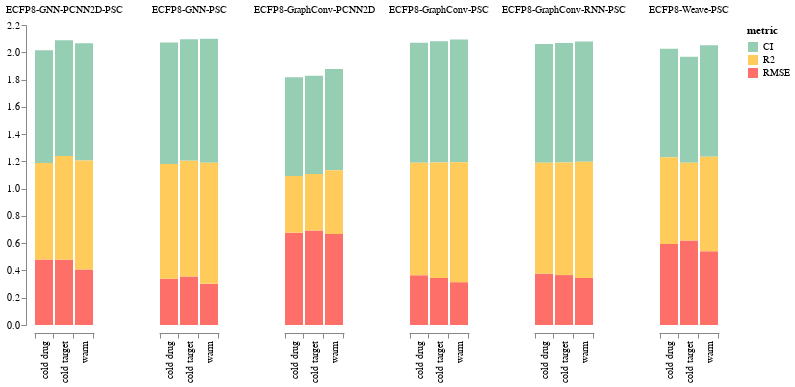

Write notebook code for a chart like this one.
### Code cell
chart = alt.Chart(df).mark_bar().encode(
    x=alt.X('split:N', title=None, axis=alt.Axis(offset=8.0, orient='bottom')),
    y=alt.Y('value:Q', axis=alt.Axis(grid=False, title=None,offset=8.0, orient='left')),
    column=alt.Column('model:N', title=None, spacing=65),
    color=alt.Color('metric:N',
            scale=alt.Scale(range=['#96ceb4', '#ffcc5c','#ff6f69'],),
        )).configure().configure_view(
        strokeOpacity=0,
        strokeCap = 'round'
    ).configure_axis(tickBand='extent')
chart.save(f'{filename}.png', scale_factor=3.0)
chart.display()

### Figure 1 — Vega-Lite specification as saved in the notebook (floating-point values rounded to 4 significant figures)
{"config": {"view": {"continuousWidth": 400, "continuousHeight": 300, "strokeCap": "round", "strokeOpacity": 0}, "axis": {"tickBand": "extent"}}, "data": {"name": "data-8b47d6db203b9898ffc0989d6971fa34"}, "mark": "bar", "encoding": {"color": {"type": "nominal", "field": "metric", "scale": {"range": ["#96ceb4", "#ffcc5c", "#ff6f69"]}}, "column": {"type": "nominal", "field": "model", "spacing": 65, "title": null}, "x": {"type": "nominal", "axis": {"offset": 8.0, "orient": "bottom"}, "field": "split", "title": null}, "y": {"type": "quantitative", "axis": {"grid": false, "offset": 8.0, "orient": "left", "title": null}, "field": "value"}}, "$schema": "https://vega.github.io/schema/vega-lite/v4.0.0.json", "datasets": {"data-8b47d6db203b9898ffc0989d6971fa34": [{"model": "ECFP8-GraphConv-PCNN2D", "split": "cold drug", "metric": "RMSE", "value": 0.6772, "stdev": 0.09343, "mode": "eval", "date": "2020_01_13__14_35_53", "seeds": "1-8-64"}, {"model": "ECFP8-GraphConv-PCNN2D", "split": "cold drug", "metric": "CI", "value": 0.7242, "stdev": 0.05689, "mode": "eval", "date": "2020_01_13__14_35_53", "seeds": "1-8-64"}, {"model": "ECFP8-GraphConv-PCNN2D", "split": "cold drug", "metric": "R2", "value": 0.4155, "stdev": 0.1643, "mode": "eval", "date": "2020_01_13__14_35_53", "seeds": "1-8-64"}, {"model": "ECFP8-GraphConv-PCNN2D", "split": "cold target", "metric": "RMSE", "value": 0.693, "stdev": 0.08169, "mode": "eval", "date": "2020_01_13__14_37_23", "seeds": "1-8-64"}, {"model": "ECFP8-GraphConv-PCNN2D", "split": "cold target", "metric": "CI", "value": 0.7199, "stdev": 0.04875, "mode": "eval", "date": "2020_01_13__14_37_23", "seeds": "1-8-64"}, {"model": "ECFP8-GraphConv-PCNN2D", "split": "cold target", "metric": "R2", "value": 0.4144, "stdev": 0.1406, "mode": "eval", "date": "2020_01_13__14_37_23", "seeds": "1-8-64"}, {"model": "ECFP8-GraphConv-PCNN2D", "split": "warm", "metric": "RMSE", "value": 0.667, "stdev": 0.07713, "mode": "eval", "date": "2020_01_13__14_34_10", "seeds": "1-8-64"}, {"model": "ECFP8-GraphConv-PCNN2D", "split": "warm", "metric": "CI", "value": 0.7418, "stdev": 0.04612, "mode": "eval", "date": "2020_01_13__14_34_10", "seeds": "1-8-64"}, {"model": "ECFP8-GraphConv-PCNN2D", "split": "warm", "metric": "R2", "value": 0.4683, "stdev": 0.1331, "mode": "eval", "date": "2020_01_13__14_34_10", "seeds": "1-8-64"}, {"model": "ECFP8-GraphConv-PSC", "split": "cold drug", "metric": "RMSE", "value": 0.3648, "stdev": 0.09458, "mode": "eval", "date": "2020_01_13__14_24_20", "seeds": "1-8-64"}, {"model": "ECFP8-GraphConv-PSC", "split": "cold drug", "metric": "CI", "value": 0.8791, "stdev": 0.03837, "mode": "eval", "date": "2020_01_13__14_24_20", "seeds": "1-8-64"}, {"model": "ECFP8-GraphConv-PSC", "split": "cold drug", "metric": "R2", "value": 0.8253, "stdev": 0.1027, "mode": "eval", "date": "2020_01_13__14_24_20", "seeds": "1-8-64"}, {"model": "ECFP8-GraphConv-PSC", "split": "cold target", "metric": "RMSE", "value": 0.3452, "stdev": 0.07272, "mode": "eval", "date": "2020_01_13__14_26_41", "seeds": "1-8-64"}, {"model": "ECFP8-GraphConv-PSC", "split": "cold target", "metric": "CI", "value": 0.8888, "stdev": 0.02794, "mode": "eval", "date": "2020_01_13__14_26_41", "seeds": "1-8-64"}, {"model": "ECFP8-GraphConv-PSC", "split": "cold target", "metric": "R2", "value": 0.8468, "stdev": 0.07084, "mode": "eval", "date": "2020_01_13__14_26_41", "seeds": "1-8-64"}, {"model": "ECFP8-GraphConv-PSC", "split": "warm", "metric": "RMSE", "value": 0.3143, "stdev": 0.04176, "mode": "eval", "date": "2020_01_13__14_21_46", "seeds": "1-8-64"}, {"model": "ECFP8-GraphConv-PSC", "split": "warm", "metric": "CI", "value": 0.9011, "stdev": 0.01696, "mode": "eval", "date": "2020_01_13__14_21_46", "seeds": "1-8-64"}, {"model": "ECFP8-GraphConv-PSC", "split": "warm", "metric": "R2", "value": 0.8791, "stdev": 0.0393, "mode": "eval", "date": "2020_01_13__14_21_46", "seeds": "1-8-64"}, {"model": "ECFP8-GraphConv-RNN-PSC", "split": "cold drug", "metric": "RMSE", "value": 0.3765, "stdev": 0.09162, "mode": "eval", "date": "2020_01_13__14_51_12", "seeds": "1-8-64"}, {"model": "ECFP8-GraphConv-RNN-PSC", "split": "cold drug", "metric": "CI", "value": 0.8703, "stdev": 0.03883, "mode": "eval", "date": "2020_01_13__14_51_12", "seeds": "1-8-64"}, {"model": "ECFP8-GraphConv-RNN-PSC", "split": "cold drug", "metric": "R2", "value": 0.8137, "stdev": 0.1048, "mode": "eval", "date": "2020_01_13__14_51_12", "seeds": "1-8-64"}, {"model": "ECFP8-GraphConv-RNN-PSC", "split": "cold target", "metric": "RMSE", "value": 0.366, "stdev": 0.07233, "mode": "eval", "date": "2020_01_13__14_52_22", "seeds": "1-8-64"}, {"model": "ECFP8-GraphConv-RNN-PSC", "split": "cold target", "metric": "CI", "value": 0.8765, "stdev": 0.02899, "mode": "eval", "date": "2020_01_13__14_52_22", "seeds": "1-8-64"}, {"model": "ECFP8-GraphConv-RNN-PSC", "split": "cold target", "metric": "R2", "value": 0.8256, "stdev": 0.07565, "mode": "eval", "date": "2020_01_13__14_52_22", "seeds": "1-8-64"}, {"model": "ECFP8-GraphConv-RNN-PSC", "split": "warm", "metric": "RMSE", "value": 0.3447, "stdev": 0.04064, "mode": "eval", "date": "2020_01_13__14_49_31", "seeds": "1-8-64"}, {"model": "ECFP8-GraphConv-RNN-PSC", "split": "warm", "metric": "CI", "value": 0.883, "stdev": 0.01927, "mode": "eval", "date": "2020_01_13__14_49_31", "seeds": "1-8-64"}, {"model": "ECFP8-GraphConv-RNN-PSC", "split": "warm", "metric": "R2", "value": 0.8517, "stdev": 0.04514, "mode": "eval", "date": "2020_01_13__14_49_31", "seeds": "1-8-64"}, {"model": "ECFP8-GNN-PCNN2D-PSC", "split": "cold drug", "metric": "RMSE", "value": 0.4796, "stdev": 0.06718, "mode": "eval", "date": "2020_01_13__14_46_14", "seeds": "1-8-64"}, {"model": "ECFP8-GNN-PCNN2D-PSC", "split": "cold drug", "metric": "CI", "value": 0.8269, "stdev": 0.03959, "mode": "eval", "date": "2020_01_13__14_46_14", "seeds": "1-8-64"}, {"model": "ECFP8-GNN-PCNN2D-PSC", "split": "cold drug", "metric": "R2", "value": 0.7079, "stdev": 0.109, "mode": "eval", "date": "2020_01_13__14_46_14", "seeds": "1-8-64"}, {"model": "ECFP8-GNN-PCNN2D-PSC", "split": "cold target", "metric": "RMSE", "value": 0.4789, "stdev": 0.1222, "mode": "eval", "date": "2020_01_13__14_47_36", "seeds": "1-8-64"}, {"model": "ECFP8-GNN-PCNN2D-PSC", "split": "cold target", "metric": "CI", "value": 0.8486, "stdev": 0.03486, "mode": "eval", "date": "2020_01_13__14_47_36", "seeds": "1-8-64"}, {"model": "ECFP8-GNN-PCNN2D-PSC", "split": "cold target", "metric": "R2", "value": 0.7599, "stdev": 0.1031, "mode": "eval", "date": "2020_01_13__14_47_36", "seeds": "1-8-64"}, {"model": "ECFP8-GNN-PCNN2D-PSC", "split": "warm", "metric": "RMSE", "value": 0.4069, "stdev": 0.04037, "mode": "eval", "date": "2020_01_13__14_44_49", "seeds": "1-8-64"}, {"model": "ECFP8-GNN-PCNN2D-PSC", "split": "warm", "metric": "CI", "value": 0.8599, "stdev": 0.02185, "mode": "eval", "date": "2020_01_13__14_44_49", "seeds": "1-8-64"}, {"model": "ECFP8-GNN-PCNN2D-PSC", "split": "warm", "metric": "R2", "value": 0.7987, "stdev": 0.05614, "mode": "eval", "date": "2020_01_13__14_44_49", "seeds": "1-8-64"}, {"model": "ECFP8-GNN-PSC", "split": "cold drug", "metric": "RMSE", "value": 0.34, "stdev": 0.09771, "mode": "eval", "date": "2020_01_13__14_30_43", "seeds": "1-8-64"}, {"model": "ECFP8-GNN-PSC", "split": "cold drug", "metric": "CI", "value": 0.8893, "stdev": 0.03736, "mode": "eval", "date": "2020_01_13__14_30_43", "seeds": "1-8-64"}, {"model": "ECFP8-GNN-PSC", "split": "cold drug", "metric": "R2", "value": 0.8415, "stdev": 0.1011, "mode": "eval", "date": "2020_01_13__14_30_43", "seeds": "1-8-64"}, {"model": "ECFP8-GNN-PSC", "split": "cold target", "metric": "RMSE", "value": 0.3557, "stdev": 0.068, "mode": "eval", "date": "2020_01_13__14_32_15", "seeds": "1-8-64"}, {"model": "ECFP8-GNN-PSC", "split": "cold target", "metric": "CI", "value": 0.8905, "stdev": 0.02624, "mode": "eval", "date": "2020_01_13__14_32_15", "seeds": "1-8-64"}, {"model": "ECFP8-GNN-PSC", "split": "cold target", "metric": "R2", "value": 0.8489, "stdev": 0.06551, "mode": "eval", "date": "2020_01_13__14_32_15", "seeds": "1-8-64"}, {"model": "ECFP8-GNN-PSC", "split": "warm", "metric": "RMSE", "value": 0.3017, "stdev": 0.04051, "mode": "eval", "date": "2020_01_13__14_29_09", "seeds": "1-8-64"}, {"model": "ECFP8-GNN-PSC", "split": "warm", "metric": "CI", "value": 0.908, "stdev": 0.01505, "mode": "eval", "date": "2020_01_13__14_29_09", "seeds": "1-8-64"}, {"model": "ECFP8-GNN-PSC", "split": "warm", "metric": "R2", "value": 0.8889, "stdev": 0.03393, "mode": "eval", "date": "2020_01_13__14_29_09", "seeds": "1-8-64"}, {"model": "ECFP8-Weave-PSC", "split": "cold drug", "metric": "RMSE", "value": 0.5943, "stdev": 0.08487, "mode": "eval", "date": "2020_01_13__14_41_26", "seeds": "1-8-64"}, {"model": "ECFP8-Weave-PSC", "split": "cold drug", "metric": "CI", "value": 0.7954, "stdev": 0.04848, "mode": "eval", "date": "2020_01_13__14_41_26", "seeds": "1-8-64"}, {"model": "ECFP8-Weave-PSC", "split": "cold drug", "metric": "R2", "value": 0.6353, "stdev": 0.1282, "mode": "eval", "date": "2020_01_13__14_41_26", "seeds": "1-8-64"}, {"model": "ECFP8-Weave-PSC", "split": "cold target", "metric": "RMSE", "value": 0.6191, "stdev": 0.06883, "mode": "eval", "date": "2020_01_13__14_42_49", "seeds": "1-8-64"}, {"model": "ECFP8-Weave-PSC", "split": "cold target", "metric": "CI", "value": 0.7759, "stdev": 0.04073, "mode": "eval", "date": "2020_01_13__14_42_49", "seeds": "1-8-64"}, {"model": "ECFP8-Weave-PSC", "split": "cold target", "metric": "R2", "value": 0.5715, "stdev": 0.1143, "mode": "eval", "date": "2020_01_13__14_42_49", "seeds": "1-8-64"}, {"model": "ECFP8-Weave-PSC", "split": "warm", "metric": "RMSE", "value": 0.5403, "stdev": 0.06278, "mode": "eval", "date": "2020_01_13__14_39_10", "seeds": "1-8-64"}, {"model": "ECFP8-Weave-PSC", "split": "warm", "metric": "CI", "value": 0.8169, "stdev": 0.0329, "mode": "eval", "date": "2020_01_13__14_39_10", "seeds": "1-8-64"}, {"model": "ECFP8-Weave-PSC", "split": "warm", "metric": "R2", "value": 0.6943, "stdev": 0.09042, "mode": "eval", "date": "2020_01_13__14_39_10", "seeds": "1-8-64"}]}}
